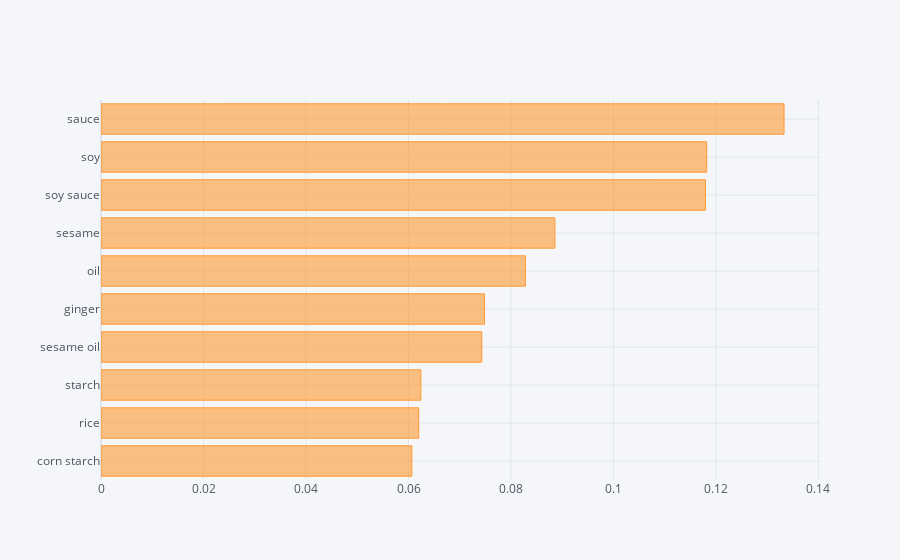

Notebook cell for this chart:
### Code cell
plot_most_important_ingredients(Xtrain, 'chinese', 10)

### Figure 1 — Plotly figure (JSON) as saved in the notebook; plotly's stock layout.template omitted (floating-point values rounded to 4 significant figures)
{"data": [{"marker": {"color": "rgba(255, 153, 51, 0.6)", "line": {"color": "rgba(255, 153, 51, 1.0)", "width": 1}}, "name": "Tfidf", "orientation": "h", "text": "", "type": "bar", "x": [0.06065, 0.06199, 0.06241, 0.0743, 0.07484, 0.08282, 0.08857, 0.118, 0.1182, 0.1333], "y": ["corn starch", "rice", "starch", "sesame oil", "ginger", "oil", "sesame", "soy sauce", "soy", "sauce"]}], "layout": {"legend": {"bgcolor": "#F5F6F9", "font": {"color": "#4D5663"}}, "paper_bgcolor": "#F5F6F9", "plot_bgcolor": "#F5F6F9", "title": {"font": {"color": "#4D5663"}}, "xaxis": {"gridcolor": "#E1E5ED", "showgrid": true, "tickfont": {"color": "#4D5663"}, "title": {"font": {"color": "#4D5663"}, "text": ""}, "zerolinecolor": "#E1E5ED"}, "yaxis": {"gridcolor": "#E1E5ED", "showgrid": true, "tickfont": {"color": "#4D5663"}, "title": {"font": {"color": "#4D5663"}, "text": ""}, "zerolinecolor": "#E1E5ED"}}}
